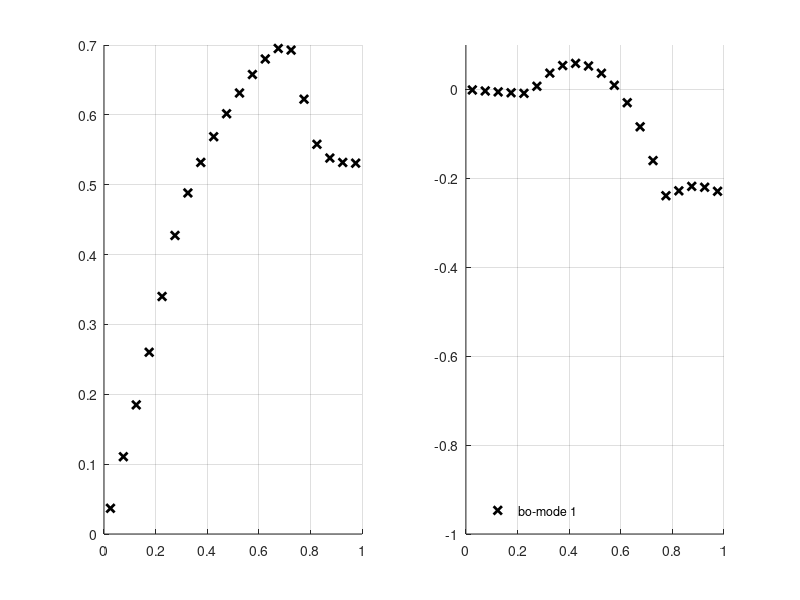

Source code (MATLAB):
% WHAMP data, 2018-10-14 12:05
% kx=0.5, scan kz
whpdat=[0.5000000      0.0250000    3.6828034E-02 -1.15E-03    
    0.5000000      0.0500000    7.3684177E-02 -2.29E-03    
    0.5000000      0.0750000    1.1060079E-01 -3.40E-03    
    0.5000000      0.1000000    1.4762028E-01 -4.47E-03    
    0.5000000      0.1250000    1.8480585E-01 -5.50E-03    
    0.5000000      0.1500000    2.2226146E-01 -6.48E-03    
    0.5000000      0.1750000    2.6016991E-01 -7.41E-03    
    0.5000000      0.2000000    2.9897149E-01 -8.31E-03    
    0.5000000      0.2250000    3.3998528E-01 -8.78E-03    
    0.5000000      0.2500000    3.8463804E-01 -5.26E-03    
    0.5000000      0.2750000    4.2735500E-01  7.15E-03    
    0.5000000      0.3000000    4.6121091E-01  2.31E-02    
    0.5000000      0.3250000    4.8821067E-01  3.67E-02    
    0.5000000      0.3500000    5.1125847E-01  4.69E-02    
    0.5000000      0.3750000    5.3189965E-01  5.38E-02    
    0.5000000      0.4000000    5.5091639E-01  5.76E-02    
    0.5000000      0.4250000    5.6872861E-01  5.87E-02    
    0.5000000      0.4500000    5.8557270E-01  5.70E-02    
    0.5000000      0.4750000    6.0158109E-01  5.28E-02    
    0.5000000      0.5000000    6.1681851E-01  4.60E-02    
    0.5000000      0.5250000    6.3129744E-01  3.65E-02    
    0.5000000      0.5500000    6.4498180E-01  2.44E-02    
    0.5000000      0.5750000    6.5778182E-01  9.44E-03    
    0.5000000      0.6000000    6.6953883E-01 -8.52E-03    
    0.5000000      0.6250000    6.7999380E-01 -2.98E-02    
    0.5000000      0.6500000    6.8872267E-01 -5.47E-02    
    0.5000000      0.6750000    6.9499203E-01 -8.40E-02    
    0.5000000      0.7000000    6.9739061E-01 -1.18E-01    
    0.5000000      0.7250000    6.9269029E-01 -1.60E-01    
    0.5000000      0.7500000    6.7176398E-01 -2.07E-01    
    0.5000000      0.7750000    6.2237387E-01 -2.39E-01    
    0.5000000      0.8000000    5.8044501E-01 -2.36E-01    
    0.5000000      0.8250000    5.5785062E-01 -2.28E-01    
    0.5000000      0.8499999    5.4536556E-01 -2.21E-01    
    0.5000000      0.8749999    5.3818703E-01 -2.18E-01    
    0.5000000      0.8999999    5.3407403E-01 -2.18E-01    
    0.5000000      0.9249999    5.3187209E-01 -2.20E-01    
    0.5000000      0.9499999    5.3092862E-01 -2.24E-01    
    0.5000000      0.9749999    5.3084659E-01 -2.29E-01    
    0.5000000      0.9999999    5.3137013E-01 -2.36E-01 ];
kxwhp=whpdat(:,1);
kzwhp=whpdat(:,2);
wrwhp=whpdat(:,3);
wiwhp=whpdat(:,4);
subplot(121); hold on; grid on;
plot(kzwhp(1:2:end),wrwhp(1:2:end),'kx','Linewidth',2);
% xlabel('k_zc/\omega_{pi}');
subplot(122); hold on; grid on;
plot(kzwhp(1:2:end),wiwhp(1:2:end),'kx','Linewidth',2);
ylim([-1.0,0.1]);
% xlabel('k_zc/\omega_{pi}');
legend('bo-mode 1','bo-mode 2','bo-mode 3','bo-mode 4',...
    'whamp','location','southwest');
legend('boxoff');

